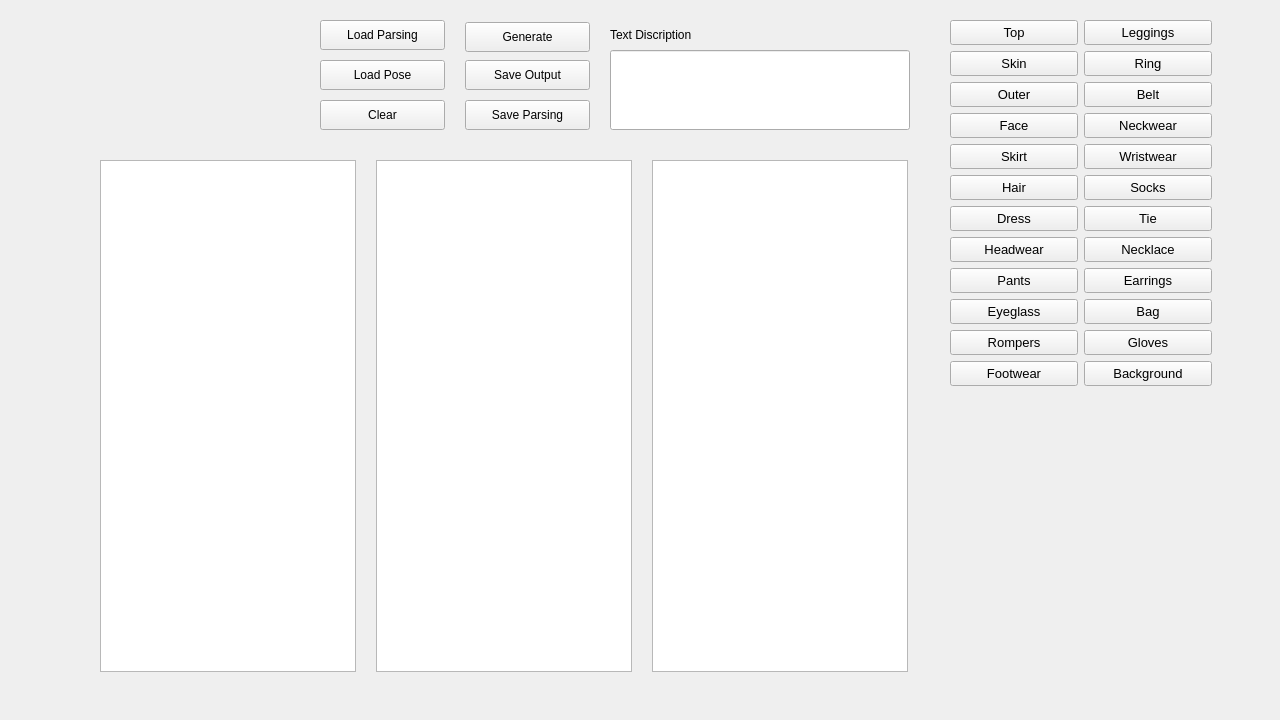
<?xml version="1.0" encoding="UTF-8"?>
<ui version="4.0">
 <class>Form</class>
 <widget class="QWidget" name="Form">
  <property name="geometry">
   <rect>
    <x>0</x>
    <y>0</y>
    <width>1280</width>
    <height>720</height>
   </rect>
  </property>
  <property name="windowTitle">
   <string>HFHS-LDM</string>
  </property>
  <widget class="QPushButton" name="pushButton_load_parsing">
   <property name="geometry">
    <rect>
     <x>320</x>
     <y>20</y>
     <width>125</width>
     <height>30</height>
    </rect>
   </property>
   <property name="minimumSize">
    <size>
     <width>125</width>
     <height>25</height>
    </size>
   </property>
   <property name="text">
    <string>Load Parsing</string>
   </property>
  </widget>
  <widget class="QPushButton" name="pushButton_load_pose">
   <property name="geometry">
    <rect>
     <x>320</x>
     <y>60</y>
     <width>125</width>
     <height>30</height>
    </rect>
   </property>
   <property name="minimumSize">
    <size>
     <width>125</width>
     <height>25</height>
    </size>
   </property>
   <property name="text">
    <string>Load Pose</string>
   </property>
  </widget>
  <widget class="QPushButton" name="pushButton_save_output">
   <property name="geometry">
    <rect>
     <x>465</x>
     <y>60</y>
     <width>125</width>
     <height>30</height>
    </rect>
   </property>
   <property name="minimumSize">
    <size>
     <width>125</width>
     <height>25</height>
    </size>
   </property>
   <property name="text">
    <string>Save Output</string>
   </property>
  </widget>
  <widget class="QPushButton" name="pushButton_clear">
   <property name="geometry">
    <rect>
     <x>320</x>
     <y>100</y>
     <width>125</width>
     <height>30</height>
    </rect>
   </property>
   <property name="minimumSize">
    <size>
     <width>125</width>
     <height>25</height>
    </size>
   </property>
   <property name="text">
    <string>Clear</string>
   </property>
  </widget>
  <widget class="QPushButton" name="pushButton_save_parsing">
   <property name="geometry">
    <rect>
     <x>465</x>
     <y>100</y>
     <width>125</width>
     <height>30</height>
    </rect>
   </property>
   <property name="minimumSize">
    <size>
     <width>125</width>
     <height>25</height>
    </size>
   </property>
   <property name="text">
    <string>Save Parsing</string>
   </property>
  </widget>
  <widget class="QPushButton" name="pushButton_generate">
   <property name="geometry">
    <rect>
     <x>465</x>
     <y>22</y>
     <width>125</width>
     <height>30</height>
    </rect>
   </property>
   <property name="minimumSize">
    <size>
     <width>125</width>
     <height>25</height>
    </size>
   </property>
   <property name="text">
    <string>Generate</string>
   </property>
  </widget>
  <widget class="QGraphicsView" name="graphicsView_parsing">
   <property name="geometry">
    <rect>
     <x>100</x>
     <y>160</y>
     <width>256</width>
     <height>512</height>
    </rect>
   </property>
   <property name="minimumSize">
    <size>
     <width>256</width>
     <height>512</height>
    </size>
   </property>
  </widget>
  <widget class="QGraphicsView" name="graphicsView_pose">
   <property name="geometry">
    <rect>
     <x>376</x>
     <y>160</y>
     <width>256</width>
     <height>512</height>
    </rect>
   </property>
   <property name="minimumSize">
    <size>
     <width>256</width>
     <height>512</height>
    </size>
   </property>
  </widget>
  <widget class="QGraphicsView" name="graphicsView_output">
   <property name="geometry">
    <rect>
     <x>652</x>
     <y>160</y>
     <width>256</width>
     <height>512</height>
    </rect>
   </property>
   <property name="minimumSize">
    <size>
     <width>256</width>
     <height>512</height>
    </size>
   </property>
  </widget>
  <widget class="QLineEdit" name="lineEdit">
   <property name="geometry">
    <rect>
     <x>610</x>
     <y>50</y>
     <width>300</width>
     <height>80</height>
    </rect>
   </property>
   <property name="minimumSize">
    <size>
     <width>300</width>
     <height>75</height>
    </size>
   </property>
  </widget>
  <widget class="QLabel" name="label_text_discription">
   <property name="geometry">
    <rect>
     <x>610</x>
     <y>20</y>
     <width>300</width>
     <height>30</height>
    </rect>
   </property>
   <property name="minimumSize">
    <size>
     <width>300</width>
     <height>25</height>
    </size>
   </property>
   <property name="maximumSize">
    <size>
     <width>16777215</width>
     <height>16777215</height>
    </size>
   </property>
   <property name="text">
    <string>Text Discription</string>
   </property>
  </widget>
  <widget class="QWidget" name="layoutWidget">
   <property name="geometry">
    <rect>
     <x>950</x>
     <y>20</y>
     <width>262</width>
     <height>370</height>
    </rect>
   </property>
   <layout class="QHBoxLayout" name="horizontalLayout_3">
    <item>
     <layout class="QVBoxLayout" name="verticalLayout_4">
      <item>
       <widget class="QPushButton" name="pushButton_top">
        <property name="minimumSize">
         <size>
          <width>125</width>
          <height>25</height>
         </size>
        </property>
        <property name="font">
         <font>
          <family>Meiryo UI</family>
          <pointsize>10</pointsize>
          <bold>false</bold>
         </font>
        </property>
        <property name="autoFillBackground">
         <bool>false</bool>
        </property>
        <property name="text">
         <string>Top</string>
        </property>
        <property name="icon">
         <iconset>
          <normaloff>color_blocks/class_top.png</normaloff>color_blocks/class_top.png</iconset>
        </property>
        <property name="autoDefault">
         <bool>false</bool>
        </property>
        <property name="default">
         <bool>false</bool>
        </property>
        <property name="flat">
         <bool>false</bool>
        </property>
       </widget>
      </item>
      <item>
       <widget class="QPushButton" name="pushButton_skin">
        <property name="minimumSize">
         <size>
          <width>125</width>
          <height>25</height>
         </size>
        </property>
        <property name="font">
         <font>
          <family>Microsoft YaHei UI</family>
          <pointsize>10</pointsize>
          <bold>false</bold>
         </font>
        </property>
        <property name="text">
         <string>Skin</string>
        </property>
        <property name="icon">
         <iconset>
          <normaloff>color_blocks/class_skin.png</normaloff>color_blocks/class_skin.png</iconset>
        </property>
        <property name="autoDefault">
         <bool>false</bool>
        </property>
        <property name="default">
         <bool>false</bool>
        </property>
        <property name="flat">
         <bool>false</bool>
        </property>
       </widget>
      </item>
      <item>
       <widget class="QPushButton" name="pushButton_outer">
        <property name="minimumSize">
         <size>
          <width>125</width>
          <height>25</height>
         </size>
        </property>
        <property name="font">
         <font>
          <family>Microsoft YaHei UI</family>
          <pointsize>10</pointsize>
          <bold>false</bold>
         </font>
        </property>
        <property name="text">
         <string>Outer</string>
        </property>
        <property name="icon">
         <iconset>
          <normaloff>color_blocks/class_outer.png</normaloff>color_blocks/class_outer.png</iconset>
        </property>
        <property name="autoDefault">
         <bool>false</bool>
        </property>
        <property name="default">
         <bool>false</bool>
        </property>
        <property name="flat">
         <bool>false</bool>
        </property>
       </widget>
      </item>
      <item>
       <widget class="QPushButton" name="pushButton_face">
        <property name="minimumSize">
         <size>
          <width>125</width>
          <height>25</height>
         </size>
        </property>
        <property name="font">
         <font>
          <family>Microsoft YaHei UI</family>
          <pointsize>10</pointsize>
          <bold>false</bold>
         </font>
        </property>
        <property name="text">
         <string>Face</string>
        </property>
        <property name="icon">
         <iconset>
          <normaloff>color_blocks/class_face.png</normaloff>color_blocks/class_face.png</iconset>
        </property>
        <property name="autoDefault">
         <bool>false</bool>
        </property>
        <property name="default">
         <bool>false</bool>
        </property>
        <property name="flat">
         <bool>false</bool>
        </property>
       </widget>
      </item>
      <item>
       <widget class="QPushButton" name="pushButton_skirt">
        <property name="minimumSize">
         <size>
          <width>125</width>
          <height>25</height>
         </size>
        </property>
        <property name="font">
         <font>
          <family>Microsoft YaHei UI</family>
          <pointsize>10</pointsize>
          <bold>false</bold>
         </font>
        </property>
        <property name="text">
         <string>Skirt</string>
        </property>
        <property name="icon">
         <iconset>
          <normaloff>color_blocks/class_skirt.png</normaloff>color_blocks/class_skirt.png</iconset>
        </property>
        <property name="autoDefault">
         <bool>false</bool>
        </property>
        <property name="default">
         <bool>false</bool>
        </property>
        <property name="flat">
         <bool>false</bool>
        </property>
       </widget>
      </item>
      <item>
       <widget class="QPushButton" name="pushButton_hair">
        <property name="minimumSize">
         <size>
          <width>125</width>
          <height>25</height>
         </size>
        </property>
        <property name="font">
         <font>
          <family>Microsoft YaHei UI</family>
          <pointsize>10</pointsize>
          <bold>false</bold>
         </font>
        </property>
        <property name="text">
         <string>Hair</string>
        </property>
        <property name="icon">
         <iconset>
          <normaloff>color_blocks/class_hair.png</normaloff>color_blocks/class_hair.png</iconset>
        </property>
        <property name="autoDefault">
         <bool>false</bool>
        </property>
        <property name="default">
         <bool>false</bool>
        </property>
        <property name="flat">
         <bool>false</bool>
        </property>
       </widget>
      </item>
      <item>
       <widget class="QPushButton" name="pushButton_dress">
        <property name="minimumSize">
         <size>
          <width>125</width>
          <height>25</height>
         </size>
        </property>
        <property name="font">
         <font>
          <family>Microsoft YaHei UI</family>
          <pointsize>10</pointsize>
          <bold>false</bold>
         </font>
        </property>
        <property name="text">
         <string>Dress</string>
        </property>
        <property name="icon">
         <iconset>
          <normaloff>color_blocks/class_dress.png</normaloff>color_blocks/class_dress.png</iconset>
        </property>
        <property name="autoDefault">
         <bool>false</bool>
        </property>
        <property name="default">
         <bool>false</bool>
        </property>
        <property name="flat">
         <bool>false</bool>
        </property>
       </widget>
      </item>
      <item>
       <widget class="QPushButton" name="pushButton_headwear">
        <property name="minimumSize">
         <size>
          <width>125</width>
          <height>25</height>
         </size>
        </property>
        <property name="font">
         <font>
          <family>Microsoft YaHei UI</family>
          <pointsize>10</pointsize>
          <bold>false</bold>
         </font>
        </property>
        <property name="text">
         <string>Headwear</string>
        </property>
        <property name="icon">
         <iconset>
          <normaloff>color_blocks/class_headwear.png</normaloff>color_blocks/class_headwear.png</iconset>
        </property>
        <property name="autoDefault">
         <bool>false</bool>
        </property>
        <property name="default">
         <bool>false</bool>
        </property>
        <property name="flat">
         <bool>false</bool>
        </property>
       </widget>
      </item>
      <item>
       <widget class="QPushButton" name="pushButton_pants">
        <property name="minimumSize">
         <size>
          <width>125</width>
          <height>25</height>
         </size>
        </property>
        <property name="font">
         <font>
          <family>Microsoft YaHei UI</family>
          <pointsize>10</pointsize>
          <bold>false</bold>
         </font>
        </property>
        <property name="text">
         <string>Pants</string>
        </property>
        <property name="icon">
         <iconset>
          <normaloff>color_blocks/class_pants.png</normaloff>color_blocks/class_pants.png</iconset>
        </property>
        <property name="autoDefault">
         <bool>false</bool>
        </property>
        <property name="default">
         <bool>false</bool>
        </property>
        <property name="flat">
         <bool>false</bool>
        </property>
       </widget>
      </item>
      <item>
       <widget class="QPushButton" name="pushButton_eyeglass">
        <property name="minimumSize">
         <size>
          <width>125</width>
          <height>25</height>
         </size>
        </property>
        <property name="font">
         <font>
          <family>Microsoft YaHei UI</family>
          <pointsize>10</pointsize>
          <bold>false</bold>
         </font>
        </property>
        <property name="text">
         <string>Eyeglass</string>
        </property>
        <property name="icon">
         <iconset>
          <normaloff>color_blocks/class_eyeglass.png</normaloff>color_blocks/class_eyeglass.png</iconset>
        </property>
        <property name="autoDefault">
         <bool>false</bool>
        </property>
        <property name="default">
         <bool>false</bool>
        </property>
        <property name="flat">
         <bool>false</bool>
        </property>
       </widget>
      </item>
      <item>
       <widget class="QPushButton" name="pushButton_rompers">
        <property name="minimumSize">
         <size>
          <width>125</width>
          <height>25</height>
         </size>
        </property>
        <property name="font">
         <font>
          <family>Microsoft YaHei UI</family>
          <pointsize>10</pointsize>
          <bold>false</bold>
         </font>
        </property>
        <property name="text">
         <string>Rompers</string>
        </property>
        <property name="icon">
         <iconset>
          <normaloff>color_blocks/class_rompers.png</normaloff>color_blocks/class_rompers.png</iconset>
        </property>
        <property name="autoDefault">
         <bool>false</bool>
        </property>
        <property name="default">
         <bool>false</bool>
        </property>
        <property name="flat">
         <bool>false</bool>
        </property>
       </widget>
      </item>
      <item>
       <widget class="QPushButton" name="pushButton_footwear">
        <property name="minimumSize">
         <size>
          <width>125</width>
          <height>25</height>
         </size>
        </property>
        <property name="font">
         <font>
          <family>Microsoft YaHei UI</family>
          <pointsize>10</pointsize>
          <bold>false</bold>
         </font>
        </property>
        <property name="text">
         <string>Footwear</string>
        </property>
        <property name="icon">
         <iconset>
          <normaloff>color_blocks/class_footwear.png</normaloff>color_blocks/class_footwear.png</iconset>
        </property>
        <property name="autoDefault">
         <bool>false</bool>
        </property>
        <property name="default">
         <bool>false</bool>
        </property>
        <property name="flat">
         <bool>false</bool>
        </property>
       </widget>
      </item>
     </layout>
    </item>
    <item>
     <layout class="QVBoxLayout" name="verticalLayout_5">
      <item>
       <widget class="QPushButton" name="pushButton_leggings">
        <property name="minimumSize">
         <size>
          <width>125</width>
          <height>25</height>
         </size>
        </property>
        <property name="font">
         <font>
          <family>Microsoft YaHei UI</family>
          <pointsize>10</pointsize>
          <bold>false</bold>
         </font>
        </property>
        <property name="text">
         <string>Leggings</string>
        </property>
        <property name="icon">
         <iconset>
          <normaloff>color_blocks/class_leggings.png</normaloff>color_blocks/class_leggings.png</iconset>
        </property>
        <property name="autoDefault">
         <bool>false</bool>
        </property>
        <property name="default">
         <bool>false</bool>
        </property>
        <property name="flat">
         <bool>false</bool>
        </property>
       </widget>
      </item>
      <item>
       <widget class="QPushButton" name="pushButton_ring">
        <property name="minimumSize">
         <size>
          <width>125</width>
          <height>25</height>
         </size>
        </property>
        <property name="font">
         <font>
          <family>Microsoft YaHei UI</family>
          <pointsize>10</pointsize>
          <bold>false</bold>
         </font>
        </property>
        <property name="text">
         <string>Ring</string>
        </property>
        <property name="icon">
         <iconset>
          <normaloff>color_blocks/class_ring.png</normaloff>color_blocks/class_ring.png</iconset>
        </property>
        <property name="autoDefault">
         <bool>false</bool>
        </property>
        <property name="default">
         <bool>false</bool>
        </property>
        <property name="flat">
         <bool>false</bool>
        </property>
       </widget>
      </item>
      <item>
       <widget class="QPushButton" name="pushButton_belt">
        <property name="minimumSize">
         <size>
          <width>125</width>
          <height>25</height>
         </size>
        </property>
        <property name="font">
         <font>
          <family>Microsoft YaHei UI</family>
          <pointsize>10</pointsize>
          <bold>false</bold>
         </font>
        </property>
        <property name="text">
         <string>Belt</string>
        </property>
        <property name="icon">
         <iconset>
          <normaloff>color_blocks/class_belt.png</normaloff>color_blocks/class_belt.png</iconset>
        </property>
        <property name="autoDefault">
         <bool>false</bool>
        </property>
        <property name="default">
         <bool>false</bool>
        </property>
        <property name="flat">
         <bool>false</bool>
        </property>
       </widget>
      </item>
      <item>
       <widget class="QPushButton" name="pushButton_neckwear">
        <property name="minimumSize">
         <size>
          <width>125</width>
          <height>25</height>
         </size>
        </property>
        <property name="font">
         <font>
          <family>Microsoft YaHei UI</family>
          <pointsize>10</pointsize>
          <bold>false</bold>
         </font>
        </property>
        <property name="text">
         <string>Neckwear</string>
        </property>
        <property name="icon">
         <iconset>
          <normaloff>color_blocks/class_neckwear.png</normaloff>color_blocks/class_neckwear.png</iconset>
        </property>
        <property name="autoDefault">
         <bool>false</bool>
        </property>
        <property name="default">
         <bool>false</bool>
        </property>
        <property name="flat">
         <bool>false</bool>
        </property>
       </widget>
      </item>
      <item>
       <widget class="QPushButton" name="pushButton_wristwear">
        <property name="minimumSize">
         <size>
          <width>125</width>
          <height>25</height>
         </size>
        </property>
        <property name="font">
         <font>
          <family>Microsoft YaHei UI</family>
          <pointsize>10</pointsize>
          <bold>false</bold>
         </font>
        </property>
        <property name="text">
         <string>Wristwear</string>
        </property>
        <property name="icon">
         <iconset>
          <normaloff>color_blocks/class_wrist.png</normaloff>color_blocks/class_wrist.png</iconset>
        </property>
        <property name="autoDefault">
         <bool>false</bool>
        </property>
        <property name="default">
         <bool>false</bool>
        </property>
        <property name="flat">
         <bool>false</bool>
        </property>
       </widget>
      </item>
      <item>
       <widget class="QPushButton" name="pushButton_socks">
        <property name="minimumSize">
         <size>
          <width>125</width>
          <height>25</height>
         </size>
        </property>
        <property name="font">
         <font>
          <family>Microsoft YaHei UI</family>
          <pointsize>10</pointsize>
          <bold>false</bold>
         </font>
        </property>
        <property name="text">
         <string>Socks</string>
        </property>
        <property name="icon">
         <iconset>
          <normaloff>color_blocks/class_socks.png</normaloff>color_blocks/class_socks.png</iconset>
        </property>
        <property name="autoDefault">
         <bool>false</bool>
        </property>
        <property name="default">
         <bool>false</bool>
        </property>
        <property name="flat">
         <bool>false</bool>
        </property>
       </widget>
      </item>
      <item>
       <widget class="QPushButton" name="pushButton_tie">
        <property name="minimumSize">
         <size>
          <width>125</width>
          <height>25</height>
         </size>
        </property>
        <property name="font">
         <font>
          <family>Microsoft YaHei UI</family>
          <pointsize>10</pointsize>
          <bold>false</bold>
         </font>
        </property>
        <property name="text">
         <string>Tie</string>
        </property>
        <property name="icon">
         <iconset>
          <normaloff>color_blocks/class_tie.png</normaloff>color_blocks/class_tie.png</iconset>
        </property>
        <property name="autoDefault">
         <bool>false</bool>
        </property>
        <property name="default">
         <bool>false</bool>
        </property>
        <property name="flat">
         <bool>false</bool>
        </property>
       </widget>
      </item>
      <item>
       <widget class="QPushButton" name="pushButton_necklace">
        <property name="minimumSize">
         <size>
          <width>125</width>
          <height>25</height>
         </size>
        </property>
        <property name="font">
         <font>
          <family>Microsoft YaHei UI</family>
          <pointsize>10</pointsize>
          <bold>false</bold>
         </font>
        </property>
        <property name="text">
         <string>Necklace</string>
        </property>
        <property name="icon">
         <iconset>
          <normaloff>color_blocks/class_necklace.png</normaloff>color_blocks/class_necklace.png</iconset>
        </property>
        <property name="autoDefault">
         <bool>false</bool>
        </property>
        <property name="default">
         <bool>false</bool>
        </property>
        <property name="flat">
         <bool>false</bool>
        </property>
       </widget>
      </item>
      <item>
       <widget class="QPushButton" name="pushButton_earrings">
        <property name="minimumSize">
         <size>
          <width>125</width>
          <height>25</height>
         </size>
        </property>
        <property name="font">
         <font>
          <family>Microsoft YaHei UI</family>
          <pointsize>10</pointsize>
          <bold>false</bold>
         </font>
        </property>
        <property name="text">
         <string>Earrings</string>
        </property>
        <property name="icon">
         <iconset>
          <normaloff>color_blocks/class_earstuds.png</normaloff>color_blocks/class_earstuds.png</iconset>
        </property>
        <property name="autoDefault">
         <bool>false</bool>
        </property>
        <property name="default">
         <bool>false</bool>
        </property>
        <property name="flat">
         <bool>false</bool>
        </property>
       </widget>
      </item>
      <item>
       <widget class="QPushButton" name="pushButton_bag">
        <property name="minimumSize">
         <size>
          <width>125</width>
          <height>25</height>
         </size>
        </property>
        <property name="font">
         <font>
          <family>Microsoft YaHei UI</family>
          <pointsize>10</pointsize>
          <bold>false</bold>
         </font>
        </property>
        <property name="text">
         <string>Bag</string>
        </property>
        <property name="icon">
         <iconset>
          <normaloff>color_blocks/class_bag.png</normaloff>color_blocks/class_bag.png</iconset>
        </property>
        <property name="autoDefault">
         <bool>false</bool>
        </property>
        <property name="default">
         <bool>false</bool>
        </property>
        <property name="flat">
         <bool>false</bool>
        </property>
       </widget>
      </item>
      <item>
       <widget class="QPushButton" name="pushButton_gloves">
        <property name="minimumSize">
         <size>
          <width>125</width>
          <height>25</height>
         </size>
        </property>
        <property name="font">
         <font>
          <family>Microsoft YaHei UI</family>
          <pointsize>10</pointsize>
          <bold>false</bold>
         </font>
        </property>
        <property name="text">
         <string>Gloves</string>
        </property>
        <property name="icon">
         <iconset>
          <normaloff>color_blocks/class_glove.png</normaloff>color_blocks/class_glove.png</iconset>
        </property>
        <property name="autoDefault">
         <bool>false</bool>
        </property>
        <property name="default">
         <bool>false</bool>
        </property>
        <property name="flat">
         <bool>false</bool>
        </property>
       </widget>
      </item>
      <item>
       <widget class="QPushButton" name="pushButton_background">
        <property name="minimumSize">
         <size>
          <width>125</width>
          <height>25</height>
         </size>
        </property>
        <property name="font">
         <font>
          <family>Microsoft YaHei UI</family>
          <pointsize>10</pointsize>
          <bold>false</bold>
         </font>
        </property>
        <property name="text">
         <string>Background</string>
        </property>
        <property name="icon">
         <iconset>
          <normaloff>color_blocks/class_bg.png</normaloff>color_blocks/class_bg.png</iconset>
        </property>
        <property name="autoDefault">
         <bool>false</bool>
        </property>
        <property name="default">
         <bool>false</bool>
        </property>
        <property name="flat">
         <bool>false</bool>
        </property>
       </widget>
      </item>
     </layout>
    </item>
   </layout>
  </widget>
  <widget class="QLabel" name="label">
   <property name="geometry">
    <rect>
     <x>170</x>
     <y>20</y>
     <width>100</width>
     <height>100</height>
    </rect>
   </property>
   <property name="text">
    <string/>
   </property>
   <property name="pixmap">
    <pixmap>logo.png</pixmap>
   </property>
   <property name="scaledContents">
    <bool>true</bool>
   </property>
  </widget>
 </widget>
 <resources/>
 <connections/>
</ui>
